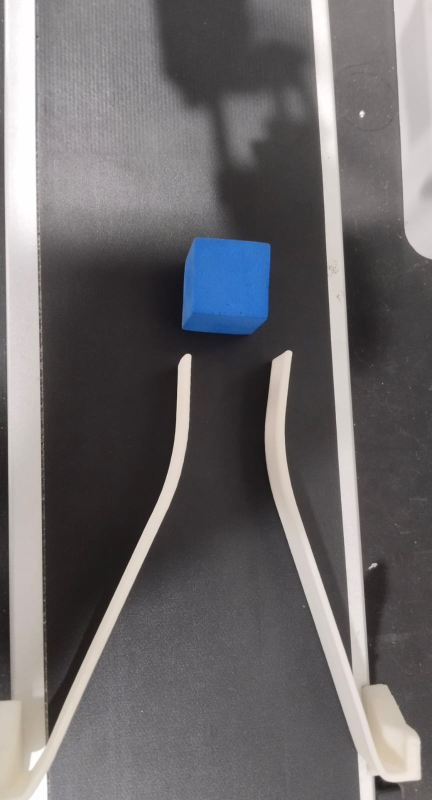
#> input picture images/img_003.jpeg, 864 x 1600 px, given in place of the camera (shown at 1/2 size)
$ python main_auto.py
#> lines starting #> are read from the running program, lines starting #| are printed output that depends on the picture; after the words box and inside, x2 and y2 are one past the last pixel; in counts of white or black regions, pixels touching at a corner belong together
### vision.py
import cv2
import numpy as np

def preprocess(frame):
    blurred = cv2.GaussianBlur(frame, (11, 11), 0)
    hsv = cv2.cvtColor(blurred, cv2.COLOR_BGR2HSV)
    return hsv

COLOR_RANGES = {
    "red1": ([0,120,70], [10,255,255]),
    "red2": ([170,120,70], [180,255,255]),
    "green": ([36,50,50], [86,255,255]),
    "blue": ([100,50,50], [130,255,255]),
    "yellow": ([20,100,100], [35,255,255]),
}

def get_mask(hsv, color):
    if color == "red":
        mask1 = cv2.inRange(hsv, np.array(COLOR_RANGES["red1"][0]), np.array(COLOR_RANGES["red1"][1]))
        mask2 = cv2.inRange(hsv, np.array(COLOR_RANGES["red2"][0]), np.array(COLOR_RANGES["red2"][1]))
        return mask1 | mask2
    else:
        lower, upper = COLOR_RANGES[color]
        return cv2.inRange(hsv, np.array(lower), np.array(upper))

COLORS = ["red", "green", "blue", "yellow"]

def detect_object(mask):
    # bersihkan noise
    mask = cv2.erode(mask, None, iterations=2)
    mask = cv2.dilate(mask, None, iterations=2)

    contours, _ = cv2.findContours(mask, cv2.RETR_EXTERNAL, cv2.CHAIN_APPROX_SIMPLE)

    if not contours:
        return None

    # ambil objek terbesar
    c = max(contours, key=cv2.contourArea)

    if cv2.contourArea(c) < 100:
        return None

    # centroid pakai moments (lebih stabil)
    M = cv2.moments(c)
    if M["m00"] == 0:
        return None

    cx = int(M["m10"] / M["m00"])
    cy = int(M["m01"] / M["m00"])

    return (cx, cy), c

cap = cv2.VideoCapture(2, cv2.CAP_DSHOW) # ganti argumen dengan indeks kamera yang sesuai

cap.set(cv2.CAP_PROP_FOURCC, cv2.VideoWriter_fourcc(*'MJPG'))
cap.set(cv2.CAP_PROP_FPS, 30)

while not cap.isOpened():
    print("Kamera tidak bisa dibuka")
    if(cap.isOpened()):
        break

ROI_X1, ROI_Y1 = 230, 150 # dimensi bounding box
ROI_X2, ROI_Y2 = 360, 350

inside_state = {color: False for color in COLORS}

def is_inside(cx, cy):
    return ROI_X1 < cx < ROI_X2 and ROI_Y1 < cy < ROI_Y2

while True:
    ret, frame = cap.read()
#> frame is the input picture: shape (1600, 864, 3); mean B, G, R 106.9, 105.2, 107.7
    if not ret:
        break

    hsv = preprocess(frame)
#> in preprocess, `hsv = cv2.cvtColor(blurred, cv2.COLOR_BGR2HSV)`: hsv: shape (1600, 864, 3); mean H, S, V 102.6, 18.4, 111.1

    for color in COLORS:
        mask = get_mask(hsv, color)
        result = detect_object(mask)

        if result:
            (cx, cy), contour = result

            # hitung orientasi
            rect = cv2.minAreaRect(contour)
            (x_rect, y_rect), (w, h), angle = rect

            # normalisasi sudut
            if w < h:
                angle = angle + 90

            angle = angle % 46

            in_box = is_inside(cx, cy)

            box = cv2.boxPoints(rect)
            box = box.astype(int)
            cv2.drawContours(frame, [box], 0, (0,255,255), 2)

            # state logic
            if in_box and not inside_state[color]:
                print(f"{color} MASUK ROI di ({cx},{cy}) dengan sudut {angle:.1f} deg")
                inside_state[color] = True

            elif not in_box and inside_state[color]:
                print(f"{color} KELUAR ROI")
                inside_state[color] = False

            # ===== VISUAL =====
            draw_color = (0,255,0) if in_box else (0,0,255)

            cv2.drawContours(frame, [contour], -1, draw_color, 2)
            cv2.circle(frame, (cx, cy), 5, draw_color, -1)

            cv2.putText(frame, f"{color} ({cx},{cy}) {angle:.1f} deg",
                        (cx + 10, cy - 10),
                        cv2.FONT_HERSHEY_SIMPLEX, 0.5,
                        draw_color, 1)
        else:
            if inside_state[color]:
                print(f"{color} HILANG → reset")
                inside_state[color] = False
#> this loop made 4 passes
#> (rect, x_rect, y_rect, w, h, angle) on pass 3: (((453.2, 571.6), (195.7, 178), -87.51), 453.2, 571.6, 195.7, 178, 4.49)
#> pass 3, `mask = get_mask(hsv, color)`:
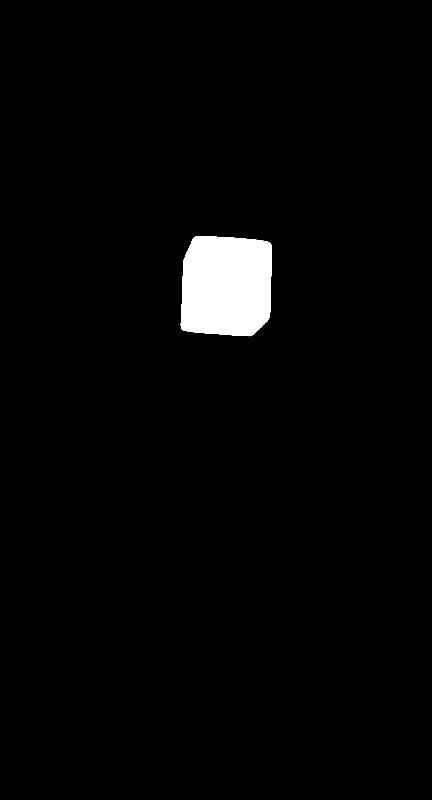
#> mask: shape (1600, 864) (shown at 1/2 size); 2.4% white; 1 white region, box (x1, y1, x2, y2) and area: (361, 472, 544, 673) 33044
#> pass 3, in detect_object (call 3), `mask = cv2.erode(mask, None, iterations=2)`:
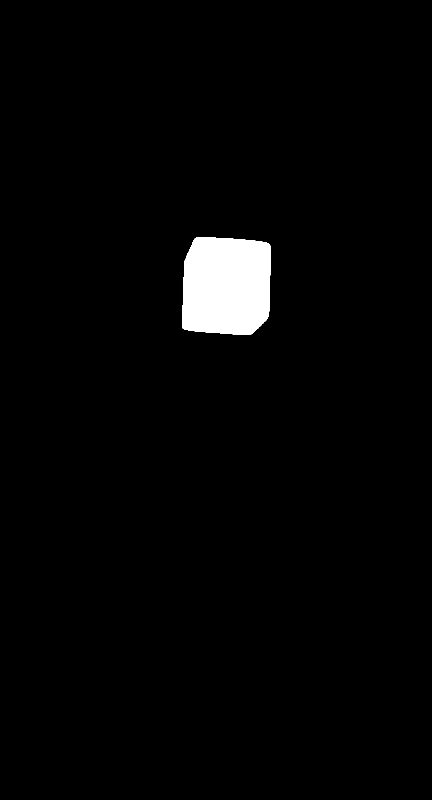
#> mask: shape (1600, 864) (shown at 1/2 size); 2.3% white; 1 white region, box (x1, y1, x2, y2) and area: (364, 474, 542, 670) 31524
#> after the loop:
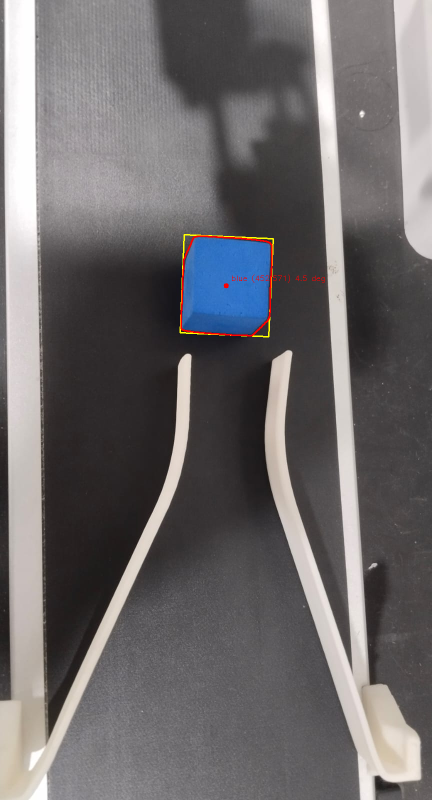
#> frame: shape (1600, 864, 3) (shown at 1/2 size); 0.28% of pixels changed, all inside (x1, y1, x2, y2) = (359, 468, 649, 675)
#> after the loop, inside_state = {'red': False, 'green': False, 'blue': False, 'yellow': False}

    cv2.rectangle(frame,
              (ROI_X1, ROI_Y1),
              (ROI_X2, ROI_Y2),
              (0,255,255), 2)
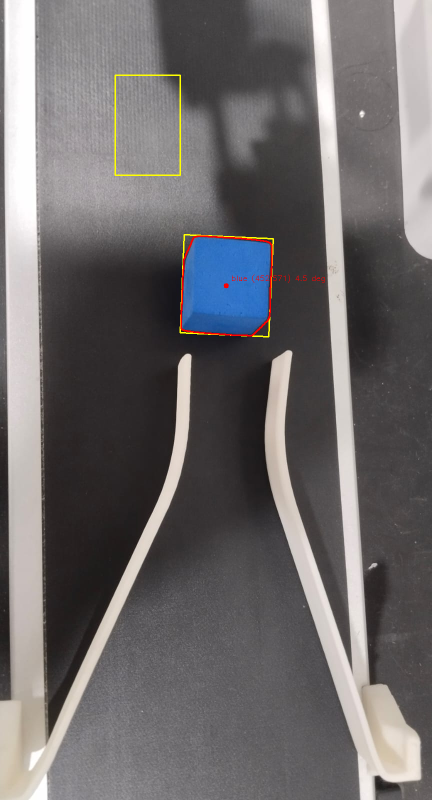
#> frame: shape (1600, 864, 3) (shown at 1/2 size); 0.14% of pixels changed, all inside (x1, y1, x2, y2) = (229, 149, 362, 352)

    cv2.imshow("Detection", frame)

    if cv2.waitKey(1) & 0xFF == ord('q'):
#> (key q is pressed here)
        break

cap.release()
cv2.destroyAllWindows()

### main_auto.py
import argparse
import json
import cv2

#> (the run stopped early here; a loop or call above may not have finished)

$ run again, on images/img_004.jpeg
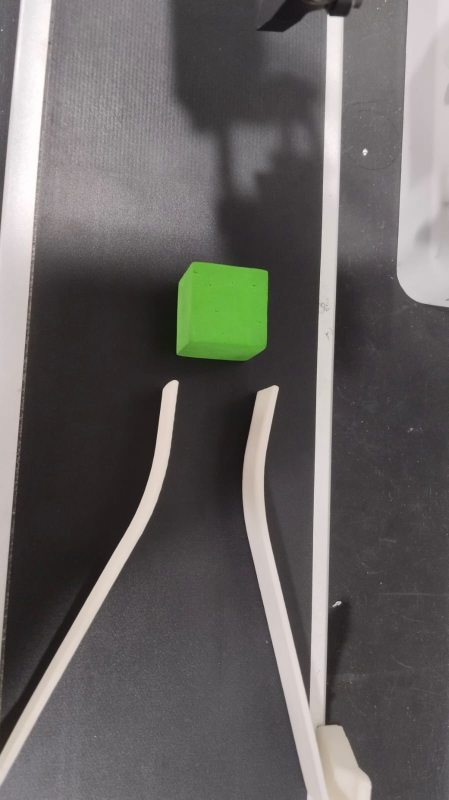
#> input picture images/img_004.jpeg, 897 x 1599 px, given in place of the camera (shown at 1/2 size)
#> frame is the input picture: shape (1599, 897, 3); mean B, G, R 96.9, 98.6, 101.6
#> hsv: shape (1599, 897, 3); mean H, S, V 121.7, 19.9, 103.4
#> the loop `for color in COLORS:` made 4 passes
#> (rect, x_rect, y_rect, w, h, angle) on pass 2: (((445.9, 622), (198.9, 187.9), -87.95), 445.9, 622, 198.9, 187.9, 4.05)
#> pass 2, in detect_object (call 2), `mask = cv2.erode(mask, None, iterations=2)`:
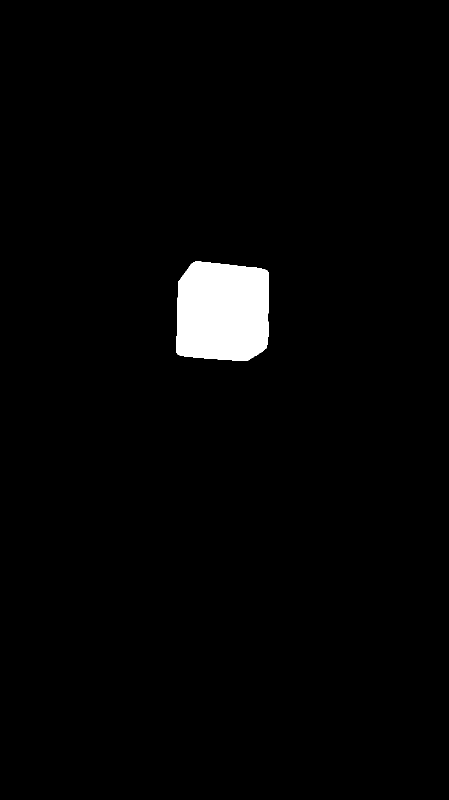
#> mask: shape (1599, 897) (shown at 1/2 size); 2.3% white; 1 white region, box (x1, y1, x2, y2) and area: (353, 523, 538, 722) 33314
#> after the loop `for color in COLORS:`: inside_state = {'red': False, 'green': False, 'blue': False, 'yellow': False}
#> `cv2.rectangle(frame, (ROI_X1, ROI_Y1), (ROI_X2, ROI_Y2), (0,255,255), 2)`:
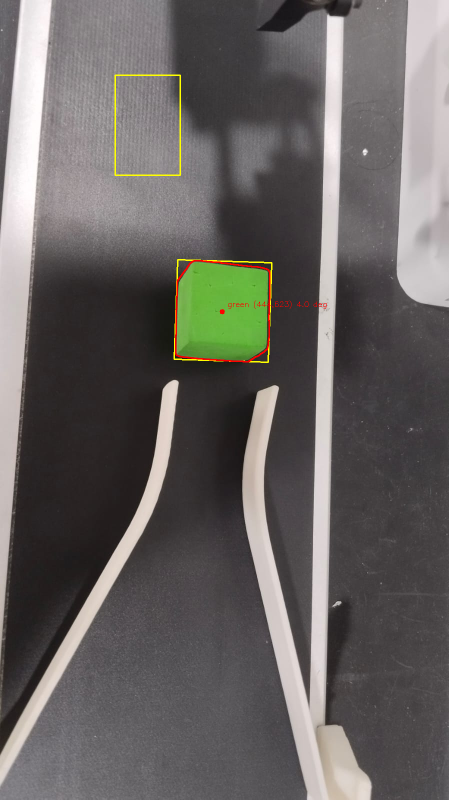
#> frame: shape (1599, 897, 3) (shown at 1/2 size); mean B, G, R 96.6, 98.9, 102.4

$ run again, on images/img_006.jpeg
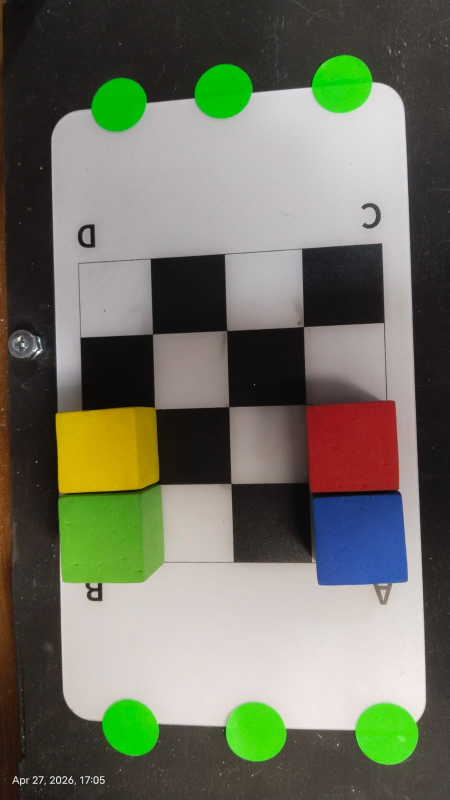
#> input picture images/img_006.jpeg, 900 x 1600 px, given in place of the camera (shown at 1/2 size)
#> frame is the input picture: shape (1600, 900, 3); mean B, G, R 97.5, 113.3, 111.7
#> hsv: shape (1600, 900, 3); mean H, S, V 52.4, 57.4, 123.5
#> the loop `for color in COLORS:` made 4 passes
#> (rect, x_rect, y_rect, w, h, angle) on passes 1 to 4: (((703.8, 893.2), (182.5, 180), -2.12), 703.8, 893.2, 182.5, 180, 43.88), (((222, 1071.7), (212.9, 195.1), -3.37), 222, 1071.7, 212.9, 195.1, 42.63), (((719.3, 1079.8), (184.9, 180.5), -2.91), 719.3, 1079.8, 184.9, 180.5, 43.09), (((213.3, 899.4), (203, 166.7), -3.33), 213.3, 899.4, 203, 166.7, 42.67)
#> after the loop `for color in COLORS:`:
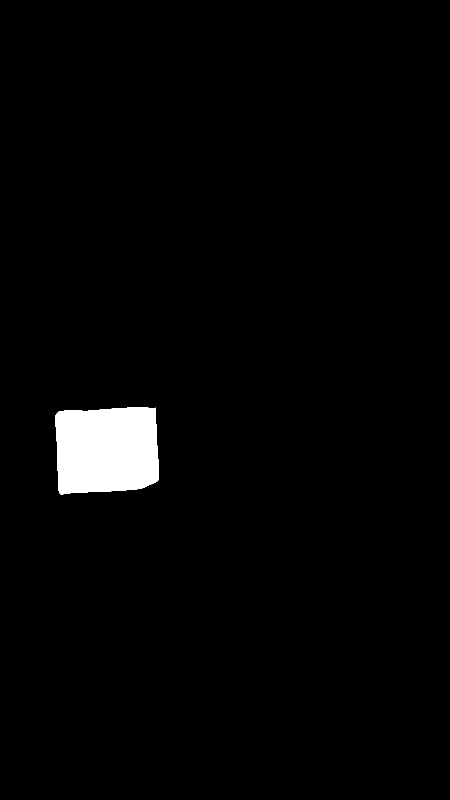
#> mask: shape (1600, 900) (shown at 1/2 size); 2.3% white; 1 white region, box (x1, y1, x2, y2) and area: (111, 815, 318, 989) 32703
#> after the loop `for color in COLORS:`: inside_state = {'red': False, 'green': False, 'blue': False, 'yellow': False}
#> `cv2.rectangle(frame, (ROI_X1, ROI_Y1), (ROI_X2, ROI_Y2), (0,255,255), 2)`:
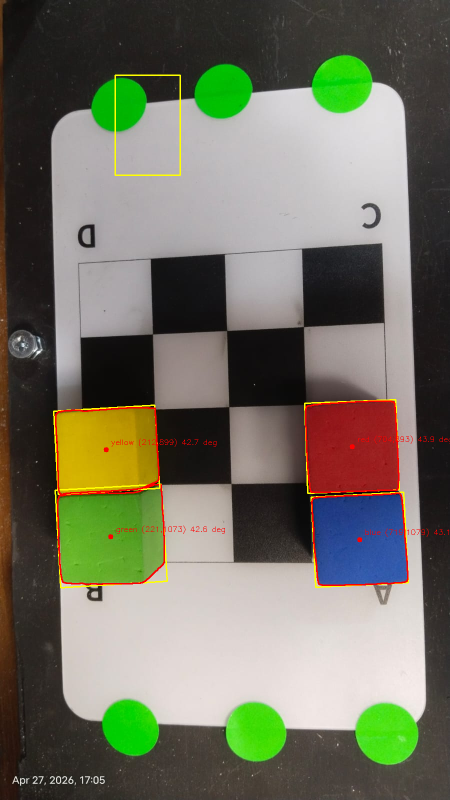
#> frame: shape (1600, 900, 3) (shown at 1/2 size); mean B, G, R 96.6, 113.3, 113.5
